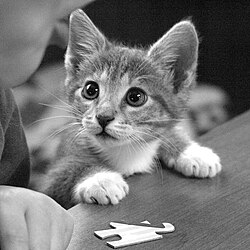
#> input picture assets/test_image.jpg, 250 x 250 px
$ jupyter execute 'Arnold'"'"'s cat map implementation.ipynb'
#> lines starting #> are read from the running program, lines starting #| are printed output that depends on the picture; after the words box and inside, x2 and y2 are one past the last pixel; in counts of white or black regions, pixels touching at a corner belong together
# ============================================
# Arnold's Cat Map Project
# ============================================

# Developed by: Marouf Haider & Bahidj Nafaa
# School: National Higher School of Mathematics
# Course: Algebra & Coding (3rd Year)
# Academic Year: 2023–2024

# Imports

[cell 1]
import numpy as np
import cv2
from numpy import ones as o
from numpy import lcm as l

# ENCODING USING ARNOLD'S CAT MAP

[cell 2]
def apply_arnold_cat_map(image, iterations):

    # Get image size (assumes square image)
    N = image.shape[0]

    # Initialize empty image of same shape
    encoded_image = np.zeros_like(image)

    # Iterate through each pixel coordinate
    for x in range(N):
        for y in range(N):
            # Start with current pixel position
            x_new, y_new = x, y

            # Apply ACM transformation 'iterations' times
            for i in range(iterations):
                x_new, y_new = (x_new + y_new) % N, (x_new + 2 * y_new) % N

            # Place pixel in new position
            encoded_image[x_new, y_new] = image[x, y]

    # Return the encoded image
    return encoded_image

# MINIMAL PERIOD CALCULATION

[cell 3]
def minimal_period(n):

    # Initialize least common multiple accumulator
    p = 1

    # Create n x n matrix of ones (to mark unvisited positions)
    li = o([n, n])

    # Iterate through every pixel (i, j)
    for i in range(n):
        for j in range(n):

            # If the current position has not been visited
            if int(li[i][j]) == 1:

                # Count steps (c) in the orbit of (i, j)
                c = 1
                i_1 = i
                j_1 = j

                # Apply the ACM repeatedly until we return to the original pixel
                while ((2 * i_1 + j_1) % n) != i or ((i_1 + j_1) % n) != j:
                    a = i_1
                    i_1 = (2 * i_1 + j_1) % n
                    j_1 = (a + j_1) % n
                    c += 1

                    # Mark this position as visited
                    li[i_1][j_1] = 0

                # Update the least common multiple with the orbit length
                p = l(p, c)

    return p

# RETRIEVING ORIGINAL IMAGE

[cell 4]
def retrieve(encoded_image, iterations):
    # Extract image size from encoded image (assumes global variable or previously loaded)
    N = encoded_image.shape[0]

    # Compute minimal period for this image size
    period = minimal_period(N)

    # Compute how many more iterations are needed to restore the image
    reverse_iterations = period - (iterations % period)

    # Apply inverse transformation using the remaining iterations
    return apply_arnold_cat_map(encoded_image, reverse_iterations)

# Example Usage

[cell 5]
# Example: Encode an image using Arnold's Cat Map and show intermediate steps
input_image_path = 'assets/test_image.jpg'  # Path to square grayscale image in the assets folder
# Load image in grayscale mode
image = cv2.imread(input_image_path, cv2.IMREAD_GRAYSCALE)
#> image is the input picture: shape (250, 250); min 0, max 255, mean 117.6

# Check if image was loaded successfully
if image is None:
    raise ValueError("Image could not be read. Check the file path.")

# Check if image is square
if image.shape[0] != image.shape[1]:
    raise ValueError("Image must be square (same width and height).")

iterations = 10  # Number of iterations for scrambling
current_image = image
for i in range(1, iterations + 1):
    current_image = apply_arnold_cat_map(current_image, 1)
    cv2.imshow('Encoding Progress', current_image)
    if i == iterations:
        cv2.waitKey(0)  # Wait for key press at the final result
    else:
        cv2.waitKey(500)  # Show intermediate steps for 0.5 seconds
#> this loop made 10 passes
#> pass 1, `current_image = apply_arnold_cat_map(current_image, 1)`:
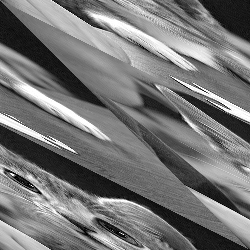
#> current_image: shape (250, 250); min 0, max 255, mean 117.6
#> pass 2, `current_image = apply_arnold_cat_map(current_image, 1)`:
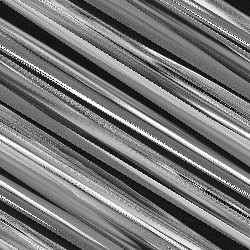
#> current_image: shape (250, 250); min 0, max 255, mean 117.6
#> pass 3, `current_image = apply_arnold_cat_map(current_image, 1)`:
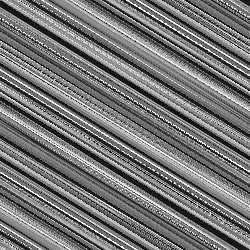
#> current_image: shape (250, 250); min 0, max 255, mean 117.6
#> after the loop:
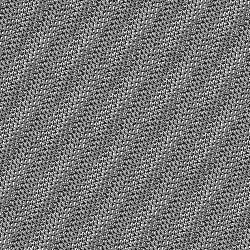
#> current_image: shape (250, 250); min 0, max 255, mean 117.6
cv2.destroyAllWindows()
encoded_image = current_image
cv2.imwrite(f'outputs/encoded_image{iterations}.jpg', encoded_image)
#> Out = True

[cell 6]
# Example: Retrieve the original image from the encoded image
iterations = 10  # The same number of iterations used for encoding
encoded_image_path = f'outputs/encoded_image{iterations}.jpg'  # Path to the scrambled image in the outputs folder

# Load image in grayscale mode
encoded_image = cv2.imread(encoded_image_path, cv2.IMREAD_GRAYSCALE)
#> encoded_image: shape (250, 250); min 0, max 255, mean 117.6

# Check if image was loaded successfully
if encoded_image is None:
    raise ValueError("Image could not be read. Check the file path.")

# Check if image is square
if encoded_image.shape[0] != encoded_image.shape[1]:
    raise ValueError("Image must be square (same width and height).")

# Retrieve the original image using the retrieve function
retrieved_image = retrieve(encoded_image, iterations)
#> after the loop in minimal_period, `for i in range(n):`:
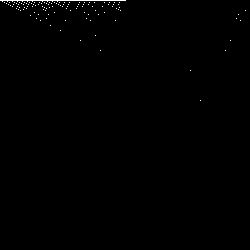
#> li: shape (250, 250) float64; values 0 (black) and 1 (white), 0.4% white in thin lines or dots, all inside (x1, y1, x2, y2) = (0, 0, 246, 101)
cv2.imshow('Retrieved Image', retrieved_image)
cv2.waitKey(0)
cv2.destroyAllWindows()
cv2.imwrite('outputs/retrieved_image.jpg', retrieved_image)
#> Out = True
